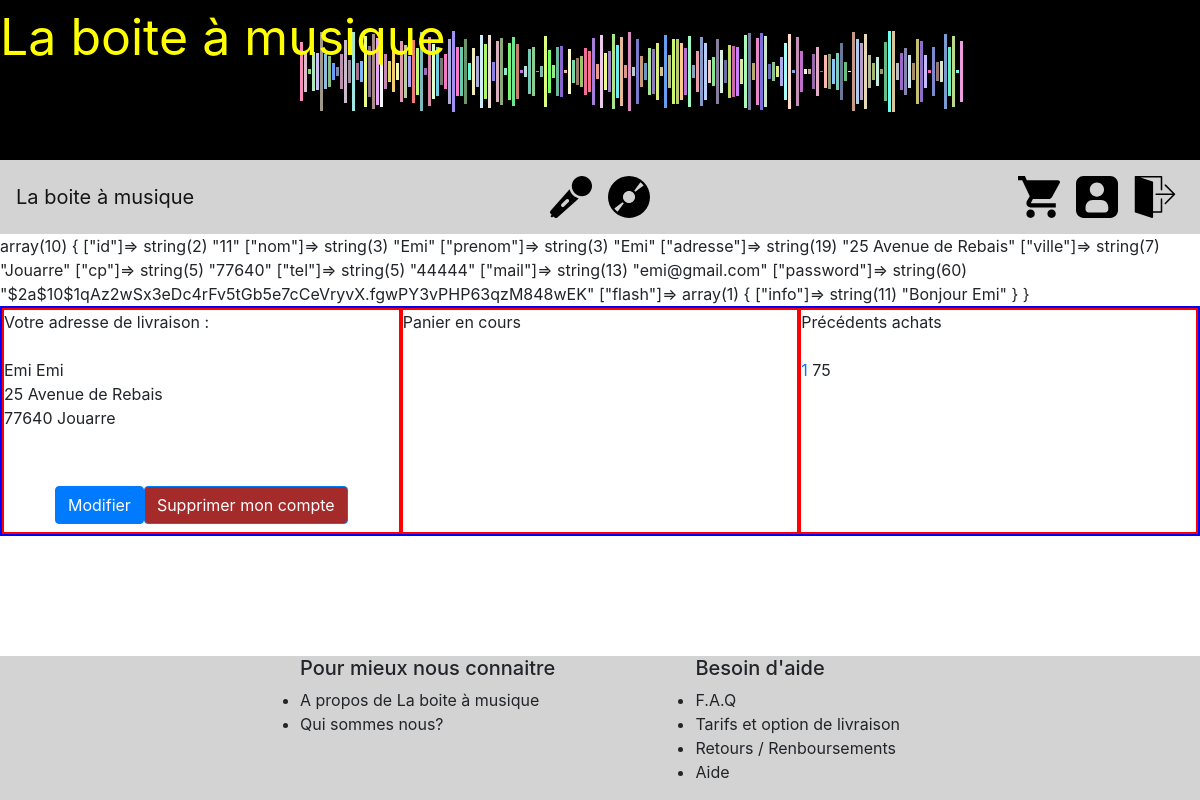
The app's page /pages/profil.php (signed in) with its own data.
### tables this page shows
CREATE TABLE IF NOT EXISTS `client` (
  `id_client` int(11) NOT NULL AUTO_INCREMENT,
  `nom_client` varchar(64) NOT NULL,
  `prenom_client` varchar(64) NOT NULL,
  `adresse_client` varchar(128) NOT NULL,
  `cp_client` int(11) NOT NULL,
  `ville_client` varchar(64) NOT NULL,
  `mail_client` varchar(64) NOT NULL,
  `tel_client` int(11) NOT NULL,
  `password` varchar(64) NOT NULL,
  PRIMARY KEY (`id_client`)
);

CREATE TABLE IF NOT EXISTS `commande` (
  `id_commande` int(11) NOT NULL AUTO_INCREMENT,
  `id_client` int(11) NOT NULL,
  `date_commande` date NOT NULL,
  `id_paiement` int(11) NOT NULL,
  `prix_commande` int(11) NOT NULL,
  PRIMARY KEY (`id_commande`)
);

### includes/includes.php (called while the page is built)
<?php
include_once 'connexionDB.php';
$DB = new connexionDB();
?>

### includes/connexionDB.php (called while the page is built, shortened)
<?php
class connexionDB {
    private $host ='localhost';
    private $name='ecommerce2';
    private $user="root";
    private $pass='';
    private $connexion;
    function __construct($host=null,$name=null,$user=null,$pass=null){
	try{
            $this->connexion = new PDO('mysql:host='.$this->host.';dbname='.$this->name,
            $this->user,$this->pass,array(
		PDO::MYSQL_ATTR_INIT_COMMAND =>'SET NAMES UTF8',
		PDO::ATTR_ERRMODE => PDO::ERRMODE_WARNING
		));
	}catch (PDOException $e){
            echo 'Erreur : Impossible de se connecter  à la BDD !';die();
	}
    }
    public function query($sql , $data=array()){
	$req = $this->connexion->prepare($sql);
	$req->execute($data);
        return $req;
    }
}
?>

### pages/profil.php (the view, shortened to what this page needs)
<?php
require_once ('../includes/bande_son.php');
require_once("../includes/navbar.php");
require_once("../includes/includes.php");
$profi = $DB-> query('SELECT * FROM client WHERE id_client ='.$_SESSION["id"]);
$profi = $profi->fetchAll();
   foreach($profi as $pf){};
$achat = $DB-> query('SELECT * FROM commande WHERE id_client ='.$_SESSION["id"]);
$achat = $achat->fetchAll();
	foreach ($achat as $ac) {};
?>
<!DOCTYPE html>
<html lang="en">
<head>
	<link rel="stylesheet" href="https://stackpath.bootstrapcdn.com/bootstrap/4.1.1/css/bootstrap.min.css">
	<link rel="stylesheet" href="../index.css">
</head>
<?php var_dump($_SESSION) ?>
<body>
	<div class="profrow">
		<div class="colprof prof1">Votre adresse de livraison : <br><br><?= $pf['nom_client'] ?>		<?= $pf['prenom_client'] ?> <br>	<?= $pf['adresse_client'] ?><br><?= $pf['cp_client'] ?>		<?= $pf['ville_client'] ?><br><br><br>
			<div class="butest">
				<span>
			<button type="button" class="btn btn-primary butprofil" data-toggle="modal" data-target="#modifi"> Modifier </button>
				</span>
				<span>
		<button type="button" class="btn btn-primary butdelete butprofil" data-toggle="modal" data-target="#delete"> Supprimer mon compte</button>
				</span>
			</div>
		</div>
		<div class="colprof prof2">Panier en cours</div>
		<div class="colprof prof3">Précédents achats <br><br><a href=""><?= $ac['id_commande'] ?></a> <?= $ac['prix_commande'] ?></div>
	</div>
	<?php  require_once("../includes/footer.php");?>
</body>
</html>

### index.css (style rules this page uses)
* { margin: 0; padding: 0; box-sizing: border-box; }
html, body { margin: auto; height: 100%; }
.profrow { flex: 1; flex-direction: row; border: 2px solid blue; display:flex; }
.colprof { flex-direction: column; flex: 1; border: 2px solid red; }
.prof1 button { color: white; cursor: pointer; }
.butdelete { background-color: brown; }
.butest { display: flex; justify-content: center; margin: 2%; }

### records on screen
client: nom_client "Emi", prenom_client "Emi", adresse_client "25 Avenue de Rebais", cp_client "77640", ville_client "Jouarre"
commande: id_commande "1", prix_commande "75"
